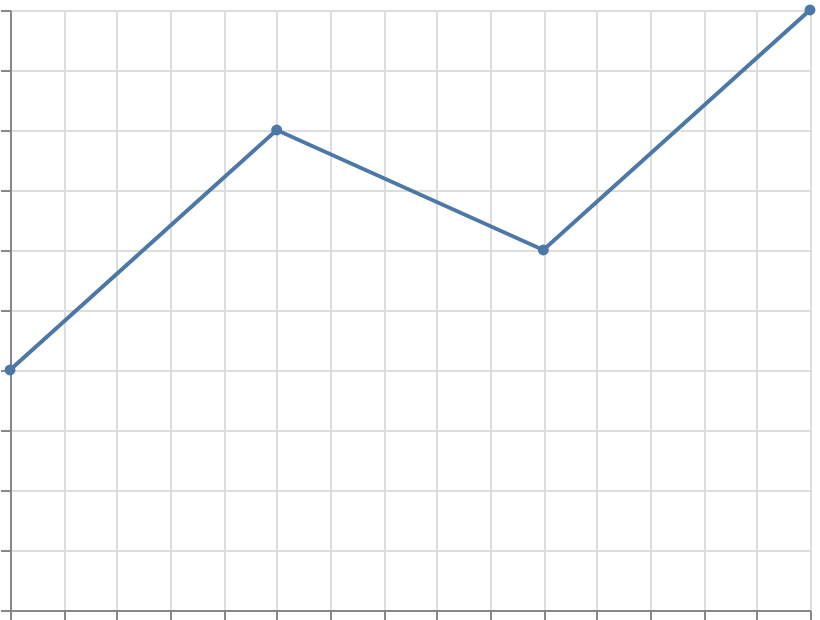

Specify this chart in Vega-Lite:
### Vega-Lite specification from a JSON file in a GitHub repository (floating-point values rounded to 4 significant figures)
{"$schema": "https://vega.github.io/schema/vega-lite/v6.json", "width": 400, "height": 300, "padding": 5, "autosize": "none", "data": {"name": "table", "values": [{"x": 1, "y": 2}, {"x": 2, "y": 4}, {"x": 3, "y": 3}, {"x": 4, "y": 5}]}, "mark": {"type": "line", "point": {"type": "circle", "filled": true}}, "encoding": {"x": {"field": "x", "type": "quantitative"}, "y": {"field": "y", "type": "quantitative"}}}
